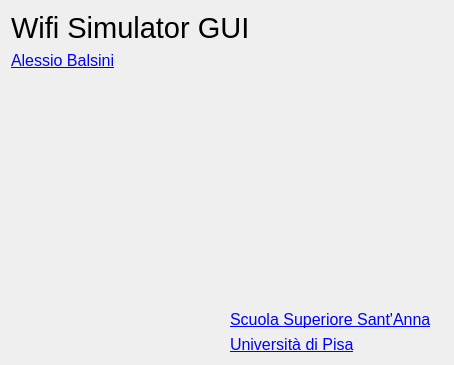
<?xml version="1.0" encoding="UTF-8"?>
<ui version="4.0">
 <class>AboutWindow</class>
 <widget class="QWidget" name="AboutWindow">
  <property name="geometry">
   <rect>
    <x>0</x>
    <y>0</y>
    <width>454</width>
    <height>365</height>
   </rect>
  </property>
  <property name="windowTitle">
   <string>About</string>
  </property>
  <layout class="QGridLayout" name="gridLayout_2">
   <item row="0" column="0">
    <layout class="QGridLayout" name="gridLayout">
     <item row="2" column="0">
      <widget class="QLabel" name="label_3">
       <property name="text">
        <string>&lt;html&gt;&lt;head/&gt;&lt;body&gt;&lt;p&gt;&lt;span style=&quot; font-size:22pt;&quot;&gt;Wifi Simulator GUI&lt;/span&gt;&lt;/p&gt;&lt;/body&gt;&lt;/html&gt;</string>
       </property>
       <property name="textFormat">
        <enum>Qt::AutoText</enum>
       </property>
      </widget>
     </item>
     <item row="3" column="0">
      <widget class="QLabel" name="label">
       <property name="text">
        <string>&lt;html&gt;&lt;head/&gt;&lt;body&gt;&lt;p&gt;&lt;a href=&quot;mailto:a.balsini@sssup.it&quot;&gt;&lt;span style=&quot; font-size:12pt; text-decoration: underline; color:#0000ff;&quot;&gt;Alessio Balsini&lt;/span&gt;&lt;/a&gt;&lt;/p&gt;&lt;/body&gt;&lt;/html&gt;</string>
       </property>
      </widget>
     </item>
     <item row="6" column="0">
      <layout class="QGridLayout" name="gridLayout_3">
       <item row="2" column="0">
        <layout class="QHBoxLayout" name="horizontalLayout">
         <item>
          <widget class="QLabel" name="label_5">
           <property name="text">
            <string>&lt;html&gt;&lt;head/&gt;&lt;body&gt;&lt;img src=&quot;:/img/logo_unipi.png&quot; width=&quot;120&quot;/&gt;&lt;/body&gt;&lt;/html&gt;</string>
           </property>
          </widget>
         </item>
         <item>
          <widget class="QLabel" name="label_4">
           <property name="text">
            <string>&lt;html&gt;&lt;head/&gt;&lt;body&gt;&lt;p&gt;&lt;a href=&quot;http://www.unipi.it&quot;&gt;&lt;span style=&quot; font-size:12pt; text-decoration: underline; color:#0000ff;&quot;&gt;Università di Pisa&lt;/span&gt;&lt;/a&gt;&lt;/p&gt;&lt;/body&gt;&lt;/html&gt;</string>
           </property>
          </widget>
         </item>
        </layout>
       </item>
       <item row="1" column="0">
        <layout class="QHBoxLayout" name="horizontalLayout_2">
         <item>
          <widget class="QLabel" name="label_6">
           <property name="text">
            <string>&lt;html&gt;&lt;head/&gt;&lt;body&gt;&lt;img src=&quot;:/img/logo_sssup.png&quot; width=&quot;120&quot;/&gt;&lt;/body&gt;&lt;/html&gt;</string>
           </property>
          </widget>
         </item>
         <item>
          <widget class="QLabel" name="label_2">
           <property name="text">
            <string>&lt;html&gt;&lt;head/&gt;&lt;body&gt;&lt;p&gt;&lt;a href=&quot;http://www.sssup.it&quot;&gt;&lt;span style=&quot; font-size:12pt; text-decoration: underline; color:#0000ff;&quot;&gt;Scuola Superiore Sant'Anna&lt;/span&gt;&lt;/a&gt;&lt;/p&gt;&lt;/body&gt;&lt;/html&gt;</string>
           </property>
          </widget>
         </item>
        </layout>
       </item>
      </layout>
     </item>
     <item row="4" column="0">
      <spacer name="verticalSpacer">
       <property name="orientation">
        <enum>Qt::Vertical</enum>
       </property>
       <property name="sizeHint" stdset="0">
        <size>
         <width>20</width>
         <height>40</height>
        </size>
       </property>
      </spacer>
     </item>
    </layout>
   </item>
  </layout>
 </widget>
 <resources/>
 <connections/>
</ui>
